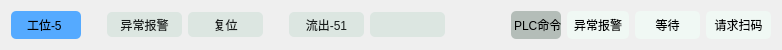
  <widget class="QWidget" name="layoutWidget_5">
   <property name="geometry">
    <rect>
     <x>20</x>
     <y>289</y>
     <width>781</width>
     <height>30</height>
    </rect>
   </property>
   <layout class="QGridLayout" name="gridLayout_5">
    <item row="0" column="10">
     <widget class="QPushButton" name="pb_CmdA_5">
      <property name="minimumSize">
       <size>
        <width>75</width>
        <height>25</height>
       </size>
      </property>
      <property name="styleSheet">
       <string notr="true">background: rgb(220, 230, 225);
border-color: rgb(0, 0, 0);
border-radius: 5px;
color:rgb(24, 28, 27);</string>
      </property>
      <property name="text">
       <string>流出-51</string>
      </property>
     </widget>
    </item>
    <item row="0" column="16">
     <widget class="QLabel" name="lb_RequestCode_5">
      <property name="minimumSize">
       <size>
        <width>65</width>
        <height>25</height>
       </size>
      </property>
      <property name="styleSheet">
       <string notr="true">border-radius: 5px;
background-color: rgb(240, 248, 244);</string>
      </property>
      <property name="text">
       <string>请求扫码</string>
      </property>
      <property name="alignment">
       <set>Qt::AlignCenter</set>
      </property>
     </widget>
    </item>
    <item row="0" column="13">
     <widget class="QLabel" name="label_8">
      <property name="minimumSize">
       <size>
        <width>50</width>
        <height>25</height>
       </size>
      </property>
      <property name="styleSheet">
       <string notr="true">border-radius: 5px;
background-color: rgb(180, 189, 184);</string>
      </property>
      <property name="text">
       <string> PLC命令</string>
      </property>
      <property name="alignment">
       <set>Qt::AlignCenter</set>
      </property>
     </widget>
    </item>
    <item row="0" column="3">
     <spacer name="horizontalSpacer_14">
      <property name="orientation">
       <enum>Qt::Horizontal</enum>
      </property>
      <property name="sizeType">
       <enum>QSizePolicy::Fixed</enum>
      </property>
      <property name="sizeHint" stdset="0">
       <size>
        <width>20</width>
        <height>20</height>
       </size>
      </property>
     </spacer>
    </item>
    <item row="0" column="6">
     <spacer name="horizontalSpacer_15">
      <property name="orientation">
       <enum>Qt::Horizontal</enum>
      </property>
      <property name="sizeType">
       <enum>QSizePolicy::Fixed</enum>
      </property>
      <property name="sizeHint" stdset="0">
       <size>
        <width>20</width>
        <height>20</height>
       </size>
      </property>
     </spacer>
    </item>
    <item row="0" column="4">
     <widget class="QPushButton" name="pb_Error_5">
      <property name="minimumSize">
       <size>
        <width>75</width>
        <height>25</height>
       </size>
      </property>
      <property name="styleSheet">
       <string notr="true">background: rgb(220, 230, 225);
border-color: rgb(0, 0, 0);
border-radius: 5px;
color:rgb(24, 28, 27);</string>
      </property>
      <property name="text">
       <string>异常报警</string>
      </property>
     </widget>
    </item>
    <item row="0" column="12">
     <spacer name="horizontalSpacer_16">
      <property name="orientation">
       <enum>Qt::Horizontal</enum>
      </property>
      <property name="sizeType">
       <enum>QSizePolicy::Fixed</enum>
      </property>
      <property name="sizeHint" stdset="0">
       <size>
        <width>60</width>
        <height>20</height>
       </size>
      </property>
     </spacer>
    </item>
    <item row="0" column="11">
     <widget class="QPushButton" name="pb_CmdB_5">
      <property name="minimumSize">
       <size>
        <width>75</width>
        <height>25</height>
       </size>
      </property>
      <property name="styleSheet">
       <string notr="true">background: rgb(220, 230, 225);
border-color: rgb(0, 0, 0);
border-radius: 5px;
color:rgb(24, 28, 27);</string>
      </property>
      <property name="text">
       <string/>
      </property>
     </widget>
    </item>
    <item row="0" column="15">
     <widget class="QLabel" name="lb_Wait_5">
      <property name="minimumSize">
       <size>
        <width>65</width>
        <height>25</height>
       </size>
      </property>
      <property name="styleSheet">
       <string notr="true">border-radius: 5px;
background-color: rgb(240, 248, 244);</string>
      </property>
      <property name="text">
       <string>等待</string>
      </property>
      <property name="alignment">
       <set>Qt::AlignCenter</set>
      </property>
     </widget>
    </item>
    <item row="0" column="2">
     <widget class="QLabel" name="lb_WorkStation_5">
      <property name="minimumSize">
       <size>
        <width>70</width>
        <height>28</height>
       </size>
      </property>
      <property name="styleSheet">
       <string notr="true">border-radius: 5px;
background-color: rgb(85, 170, 255);</string>
      </property>
      <property name="text">
       <string>工位-5 </string>
      </property>
      <property name="alignment">
       <set>Qt::AlignCenter</set>
      </property>
     </widget>
    </item>
    <item row="0" column="14">
     <widget class="QLabel" name="lb_Error_5">
      <property name="minimumSize">
       <size>
        <width>62</width>
        <height>25</height>
       </size>
      </property>
      <property name="styleSheet">
       <string notr="true">border-radius: 5px;
background-color: rgb(240, 248, 244);</string>
      </property>
      <property name="text">
       <string>异常报警</string>
      </property>
      <property name="alignment">
       <set>Qt::AlignCenter</set>
      </property>
     </widget>
    </item>
    <item row="0" column="5">
     <widget class="QPushButton" name="pb_Reset_5">
      <property name="minimumSize">
       <size>
        <width>75</width>
        <height>25</height>
       </size>
      </property>
      <property name="styleSheet">
       <string notr="true">background: rgb(220, 230, 225);
border-color: rgb(0, 0, 0);
border-radius: 5px;
color:rgb(24, 28, 27);</string>
      </property>
      <property name="text">
       <string>复位</string>
      </property>
     </widget>
    </item>
   </layout>
  </widget>
